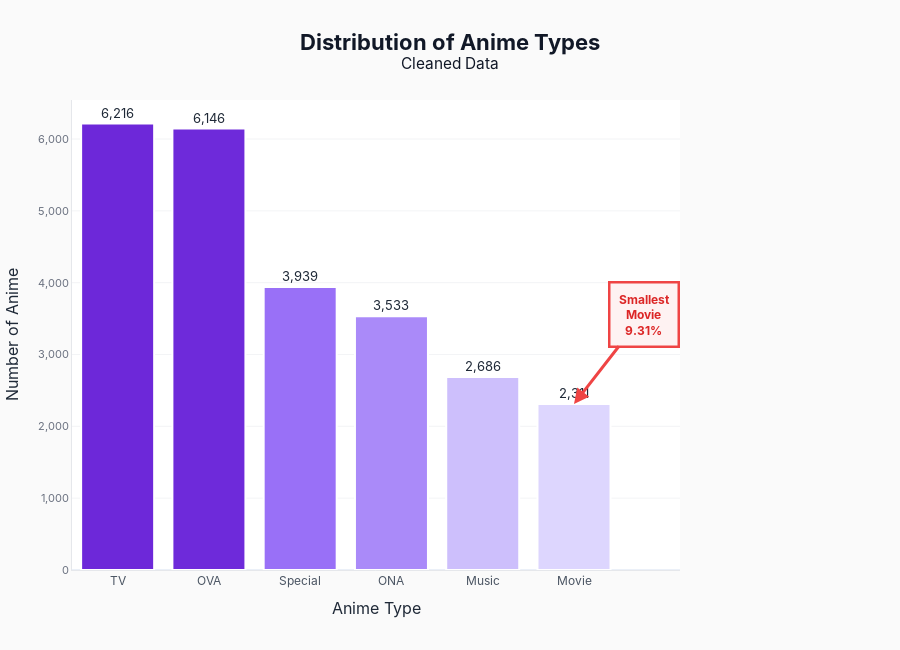

Notebook cell for this chart:
### Markdown cell above
### 3.2.2.Correct Insight

### Code cell
# Recalculate type_counts, excluding UNKNOWN/NaN values
type_counts_full = (
    df_anime_dataset_2023_prep['Type']
    .value_counts(dropna=True)  # dropna=True để bỏ NaN
    .reset_index()
)
type_counts_full.columns = ['Type', 'Count']

# Filter out 'UNKNOWN' if it exists
type_counts_full = type_counts_full[type_counts_full['Type'].str.upper() != 'UNKNOWN']

# Calculate percentage
type_counts_full['Percentage'] = (type_counts_full['Count'] / type_counts_full['Count'].sum()) * 100

# Find the type with the smallest percentage
min_idx_full = type_counts_full['Percentage'].idxmin()
min_type_full = type_counts_full.loc[min_idx_full, 'Type']
min_percentage_full = type_counts_full.loc[min_idx_full, 'Percentage']

fig = px.bar(
    type_counts_full,
    x='Type',
    y='Count',
    title='Distribution of Anime Types',
    labels={'Type': 'Anime Type', 'Count': 'Number of Anime'},
    text='Count',
    color='Count',
    color_continuous_scale=['#DDD6FE', '#8B5CF6', '#6D28D9']
)

fig.update_traces(
    marker_line_color='white',
    marker_line_width=2,
    textposition='outside',
    texttemplate='%{text:,}',
    hovertemplate='<b>%{x}</b><br>Count: %{y:,}<br>Percentage: %{customdata:.2f}%<extra></extra>',
    customdata=type_counts_full['Percentage']
)

fig.add_annotation(
    x=min_type_full,
    y=type_counts_full.loc[min_idx_full, 'Count'],
    text=f"<b>Smallest</b><br>{min_type_full}<br>{min_percentage_full:.2f}%",
    showarrow=True,
    arrowhead=2,
    arrowsize=1,
    arrowwidth=3,
    arrowcolor="#EF4444",
    ax=70,
    ay=-90,
    font=dict(size=12, color="#DC2626", family="Inter", weight="bold"),
    align="center",
    bgcolor="rgba(254, 242, 242, 0.95)",
    bordercolor="#EF4444",
    borderwidth=2.5,
    borderpad=8,
    opacity=1
)

fig.update_layout(
    font=dict(family="Inter", size=13, color="#1F2937"),
    title={
        'text': '<b>Distribution of Anime Types</b><br><sup>Cleaned Data</sup>',
        'x': 0.5,
        'xanchor': 'center',
        'font': dict(size=22, color="#111827")
    },
    showlegend=False,
    coloraxis_showscale=False,
    height=650,
    plot_bgcolor='white',
    paper_bgcolor='#FAFAFA',
    margin=dict(t=100, l=60, r=220, b=80),
    xaxis=dict(
        showgrid=False,
        showline=True,
        linecolor='#E5E7EB',
        tickfont=dict(size=12, color="#4B5563")
    ),
    yaxis=dict(
        showgrid=True,
        gridcolor='#F3F4F6',
        showline=True,
        linecolor='#E5E7EB',
        tickfont=dict(size=11, color="#6B7280"),
        tickformat=','
    )
)

fig.show()

### Figure 1 — Plotly figure (JSON) as saved in the notebook; plotly's stock layout.template omitted (floating-point values rounded to 4 significant figures)
{"data": [{"customdata": [25.03, 24.75, 15.86, 14.23, 10.82, 9.307], "hovertemplate": "<b>%{x}</b><br>Count: %{y:,}<br>Percentage: %{customdata:.2f}%<extra></extra>", "legendgroup": "", "marker": {"color": [6216, 6146, 3939, 3533, 2686, 2311], "coloraxis": "coloraxis", "line": {"color": "white", "width": 2}, "pattern": {"shape": ""}}, "name": "", "orientation": "v", "showlegend": false, "text": [6216.0, 6146.0, 3939.0, 3533.0, 2686.0, 2311.0], "textposition": "outside", "texttemplate": "%{text:,}", "type": "bar", "x": ["TV", "OVA", "Special", "ONA", "Music", "Movie"], "xaxis": "x", "y": [6216, 6146, 3939, 3533, 2686, 2311], "yaxis": "y"}], "layout": {"annotations": [{"align": "center", "arrowcolor": "#EF4444", "arrowhead": 2, "arrowsize": 1, "arrowwidth": 3, "ax": 70, "ay": -90, "bgcolor": "rgba(254, 242, 242, 0.95)", "bordercolor": "#EF4444", "borderpad": 8, "borderwidth": 2.5, "font": {"color": "#DC2626", "family": "Inter", "size": 12, "weight": "bold"}, "opacity": 1, "showarrow": true, "text": "<b>Smallest</b><br>Movie<br>9.31%", "x": "Movie", "y": 2311}], "barmode": "relative", "coloraxis": {"colorbar": {"title": {"text": "Number of Anime"}}, "colorscale": [[0, "#DDD6FE"], [0.5, "#8B5CF6"], [1, "#6D28D9"]], "showscale": false}, "font": {"color": "#1F2937", "family": "Inter", "size": 13}, "height": 650, "legend": {"tracegroupgap": 0}, "margin": {"b": 80, "l": 60, "r": 220, "t": 100}, "paper_bgcolor": "#FAFAFA", "plot_bgcolor": "white", "showlegend": false, "title": {"font": {"color": "#111827", "size": 22}, "text": "<b>Distribution of Anime Types</b><br><sup>Cleaned Data</sup>", "x": 0.5, "xanchor": "center"}, "xaxis": {"anchor": "y", "domain": [0, 1], "linecolor": "#E5E7EB", "showgrid": false, "showline": true, "tickfont": {"color": "#4B5563", "size": 12}, "title": {"text": "Anime Type"}}, "yaxis": {"anchor": "x", "domain": [0, 1], "gridcolor": "#F3F4F6", "linecolor": "#E5E7EB", "showgrid": true, "showline": true, "tickfont": {"color": "#6B7280", "size": 11}, "tickformat": ",", "title": {"text": "Number of Anime"}}}}
